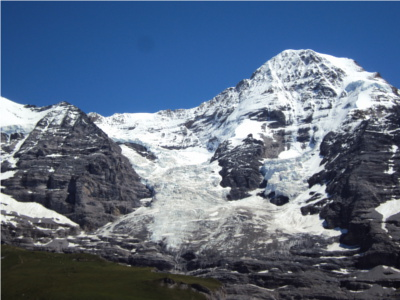
#> input picture Assignment_2/stitching_images/2Hill.JPG, 400 x 300 px
$ jupyter execute --allow-errors stitching.ipynb   (older library calls are emulated)
#> lines starting #> are read from the running program, lines starting #| are printed output that depends on the picture
[cell 1]
import cv2
import numpy as np
import matplotlib.pyplot as plt
import time
#SIFT

#load images
imgl = cv2.imread('2Hill.JPG')
#> imgl is the input picture: shape (300, 400, 3); mean B, G, R 131, 108.6, 93
imgr = cv2.imread('1Hill.JPG')
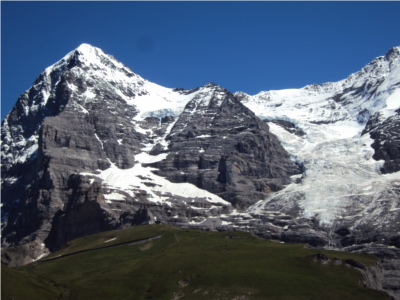
#> input picture Assignment_2/stitching_images/1Hill.JPG, 400 x 300 px
#> imgr is the input picture: shape (300, 400, 3); mean B, G, R 113.4, 95.7, 82.9

imgl = cv2.cvtColor(imgl, cv2.COLOR_BGR2RGB)
imgr = cv2.cvtColor(imgr, cv2.COLOR_BGR2RGB)

# Compute keypoints and descriptors
sift_obj = cv2.xfeatures2d.SIFT_create()

keypoints_l, descriptors_l = sift_obj.detectAndCompute(imgl, None)
#> keypoints_l = 1494 keypoints; strongest (x, y, size): (391, 171, 4.1), (394, 148, 4.2), (311, 193, 2.4), (51, 170, 2.9)
keypoints_r, descriptors_r = sift_obj.detectAndCompute(imgr, None)
#> keypoints_r = 1217 keypoints; strongest (x, y, size): (46, 95, 5.4), (34, 138, 4.3), (72, 87, 5.5), (92, 181, 2.8)

#time to compare speed of SIFT and SURF later on
keypoints_lf = sift_obj.detect(imgl, None)
#> keypoints_lf has the same summary as keypoints_l

[cell 2]
#PART 2 matching keypoints

# create BFMatcher object
bf = cv2.BFMatcher()#cv2.NORM_HAMMING, crossCheck=True)

# Match descriptors.
t1 = time.time()
matches = bf.match(descriptors_r,descriptors_l)
#> matches = 1217 matches
t_sift = (time.time()-t1)

# Sort them in the order of their distance.
matches = sorted(matches, key = lambda x:x.distance)

# Draw keypoints
imgmatch = cv2.drawMatches(imgr,keypoints_r,imgl,keypoints_l, matches[:20], imgr, flags=2)
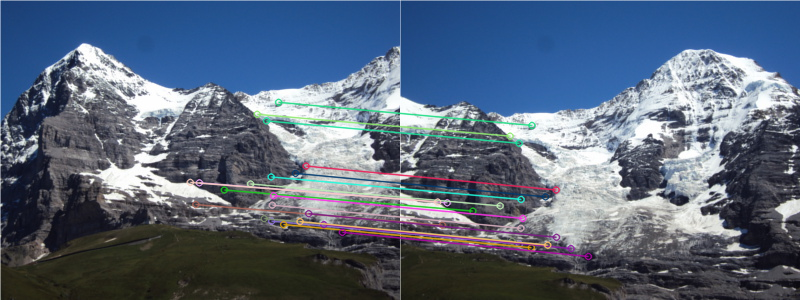
#> imgmatch: shape (300, 800, 3); mean R, G, B 88.7, 102.8, 122.6

plt.figure(figsize=(20,20))
plt.subplot(211)
plt.imshow(imgmatch)
plt.title("Matched Keypoints"), plt.xticks([]), plt.yticks([])
plt.show()
#part2 done

[cell 3]
#PART3 HOMOGRAPHY

# Arrange matching keypoints in two separate lists

def warpPerspectivePadded(
        src, dst_shape, M):
    """Performs an affine or Euclidean/rigid warp with padding.
    Parameters
    ----------
    src : image to be warped.
    dst : shape of static image i.e. dst.shape
    M : `3x3` Homography matrix.
    Returns
    -------
    src_warped : padded and warped source image
    """

    # it is enough to find where the corners of the image go to find
    # the padding bounds; points in clockwise order from origin
    _, src_w = src.shape[:2]
    lin_pts = np.array([
        [0, src_w],
        [0, 0]])
    # transform points
    transf_lin_pts = M[:, :2].dot(lin_pts) + M[:, 2].reshape(3, 1)

    # find min and max points
    min_x = np.floor(np.min(transf_lin_pts)).astype(int)
    max_x = np.ceil(np.max(transf_lin_pts)).astype(int)

    # add translation to the transformation matrix to shift to positive values
    anchor_x = 0
    if min_x < 0:
        anchor_x = -min_x
    shifted_transf = M + [[0, 0, anchor_x], [0, 0, 0], [0, 0, 0]]

    # create padded destination image
    dst_h, dst_w,_ = dst_shape
    dst_pad_w = anchor_x + dst_w + max(max_x, dst_w) - dst_w
    src_warped = cv2.warpPerspective(src, shifted_transf, (dst_pad_w, dst_h), borderMode=cv2.BORDER_CONSTANT, borderValue=0)
    return src_warped


GoodMatches = []

for i, m in enumerate(matches):
    GoodMatches.append((m.trainIdx, m.queryIdx))
#> after the loop, GoodMatches = 1217 pairs, first value 1 to 1493, second value 0 to 1216

mpr = np.float32([keypoints_r[i].pt for (__, i) in GoodMatches])
#> mpr = 1217 pairs, first value 2.46 to 396.7, second value 43.01 to 296.4
mpl = np.float32([keypoints_l[i].pt for (i, __) in GoodMatches])
#> mpl = 1217 pairs, first value 3.48 to 396.6, second value 50.93 to 297.2

# find homography and wrap image accordingly
H, hTrans = cv2.findHomography(mpr, mpl, cv2.RANSAC, 4)
#> H = [[1.12, -0.0598, -163], [0.109, 1.07, -3.04], [0.000349, -8.08e-05, 1]]; hTrans = 1217 values, max 1 at index 0, min 0 at index 486, mean 0.428

imgl_trans = warpPerspectivePadded(imgr, imgr.shape, H)
#> in warpPerspectivePadded, `transf_lin_pts = M[:, :2].dot(lin_pts) + M[:, 2].reshape(3, 1)`: transf_lin_pts = [[-163, 286.2], [-3.04, 40.55], [1, 1.14]]
#> in warpPerspectivePadded, `min_x = np.floor(np.min(transf_lin_pts)).astype(int)`: min_x = -164
#> in warpPerspectivePadded, `max_x = np.ceil(np.max(transf_lin_pts)).astype(int)`: max_x = 287
#> in warpPerspectivePadded, `anchor_x = -min_x`: anchor_x = 164
#> in warpPerspectivePadded, `shifted_transf = M + [[0, 0, anchor_x], [0, 0, 0], [0, 0, 0]]`: shifted_transf = [[1.12, -0.0598, 0.956], [0.109, 1.07, -3.04], [0.000349, -8.08e-05, 1]]
#> in warpPerspectivePadded, `dst_pad_w = anchor_x + dst_w + max(max_x, dst_w) - dst_w`: dst_pad_w = 564
#> in warpPerspectivePadded, `src_warped = cv2.warpPerspective(src, shifted_transf, (dst_pad_w, dst_..`:
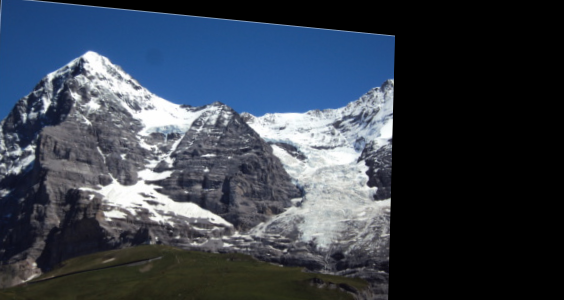
#> src_warped: shape (300, 564, 3); mean R, G, B 56.1, 65.1, 78.1
wimg = imgl_trans.copy()
#imgl_trans = cv2.warpPerspective(imgr, H, (imgr.shape[1],imgr.shape[0]))
#imgl_trans = cv2.warpPerspective(imgl, hTrans.dot(H))
imgl_trans[:,164:,:] = imgl

plt.figure(figsize=(20,20))
plt.subplot(121)
plt.imshow(wimg)
plt.title("warped")
plt.subplot(122)
plt.imshow(imgl_trans)
plt.title("manual panorama")

plt.show()
#part 3 done

[cell 4]
#PART4 pyramid stiching
#np.seterr(over='ignore')

A = cv2.copyMakeBorder(wimg, 0, 0, 0, 0, cv2.BORDER_CONSTANT)
B = imgl
B = cv2.copyMakeBorder(imgl, 0, 0, 0, A.shape[1] - B.shape[1], cv2.BORDER_CONSTANT)
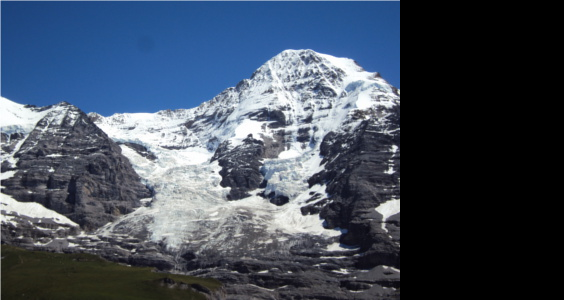
#> B: shape (300, 564, 3); mean R, G, B 65.9, 77.1, 92.9

height, width = B.shape[0:2]
#> height = 300; width = 564
tx, ty = 164, 0
M = np.float32([[1, 0, tx], [0, 1, ty]])
# also need to set the new size of the image
B = cv2.warpAffine(B, M, (width, height))

plt.figure(figsize=(16,16))
plt.subplot(121), plt.imshow(A)
plt.title('Pyramid Blending Mask')#, plt.xticks([]), plt.yticks([])
plt.subplot(122), plt.imshow(B)
plt.title('Pyramid Blending Mask')#, plt.xticks([]), plt.yticks([])
plt.show()


print(A.shape, B.shape)
#| (300, 564, 3) (300, 564, 3)
#A = cv2.cvtColor(A, cv2.COLOR_BGR2RGB)
#B = cv2.cvtColor(B, cv2.COLOR_BGR2RGB)
# parameters
g_size = 255  # gaussian mask blur size
depth = 3  # pyramid depth size

""" PYRAMID BLENDING """
row, col, dpt = A.shape
#> row = 300; col = 564; dpt = 3
# generate Gaussian pyramid for imgA
G = A.copy()
gp1 = [G]
for i in range(depth):
    G = cv2.pyrDown(G)
    gp1.append(G)
#> after the loop, gp1 = 4 items

# generate Gaussian pyramid for imgB
G = B.copy()
gp2 = [G]
for i in range(depth):
    G = cv2.pyrDown(G)
    gp2.append(G)
#> this loop made 3 passes
#> pass 1, `G = cv2.pyrDown(G)`:
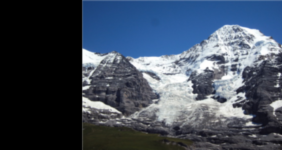
#> G: shape (150, 282, 3); mean R, G, B 65.9, 77, 92.9
#> after the loop, gp2 = 4 items

# generate Laplacian pyramid for imgA
lp1 = [gp1[depth-1]]  # store last gaussian image for top of lp pyramid
for i in range(depth-1,0,-1):
    # upsample lower pyramid
    hr = cv2.pyrUp(gp1[i], dstsize=(gp1[i-1].shape[1], gp1[i-1].shape[0]))
    lp = cv2.subtract(gp1[i-1], hr, cv2.CV_32F)  # subtract different levels
    lp1.append(lp)
#> this loop made 2 passes
#> pass 1, `hr = cv2.pyrUp(gp1[i], dstsize=(gp1[i-1].shape[1], gp1[i-1].shape[0]))`:
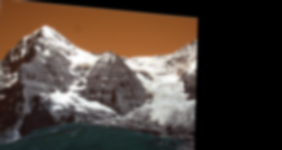
#> hr: shape (150, 282, 3); mean of channels 0, 1, 2 56.2, 65.2, 78.3; drawn as B, G, R
#> after the loop, lp1 = 3 items

# generate Laplacian pyramid for imgB
lp2 = [gp2[depth-1]]  # store last gaussian image for top of lp pyramid
for i in range(depth-1,0,-1):
    # upsample lower pyramid
    hr = cv2.pyrUp(gp2[i], dstsize=(gp2[i-1].shape[1], gp2[i-1].shape[0]))
    lp = cv2.subtract(gp2[i-1], hr, cv2.CV_32F)  # subtract different levels
    lp2.append(lp)
#> this loop made 2 passes
#> pass 1, `hr = cv2.pyrUp(gp2[i], dstsize=(gp2[i-1].shape[1], gp2[i-1].shape[0]))`:
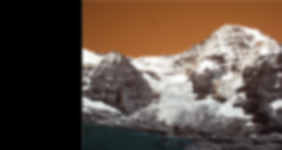
#> hr: shape (150, 282, 3); mean of channels 0, 1, 2 65.9, 77, 92.9; drawn as B, G, R
#> after the loop, lp2 = 3 items

# build Gaussian pyramid from selected region
mask = np.zeros((A.shape[0], A.shape[1]))
#start to 164 are 0, 164 to end are 1
mask[:, 250:] = 1
# blur mask
mask1 = cv2.GaussianBlur(mask, (g_size, g_size), 0)
# generate Gaussian pyramid
G = mask.copy()
GR = [G]

for i in range(depth):
    G = cv2.pyrDown(G)
    GR.append(G)

# add left and right halves of images in each level using Gaussian mask
LP_mask = []
i = 1
for la, lb in zip(lp1, lp2):
    idx = depth - i

    # Now blend
    #plt.imshow(np.uint8((1-GR[idx].reshape(GR[idx].shape[0],GR[idx].shape[1],1)) * la)); plt.show()
    #plt.imshow(np.uint8(GR[idx].reshape(GR[idx].shape[0],GR[idx].shape[1],1)*lb)); plt.show()
    lp = (1-GR[idx].reshape(GR[idx].shape[0],GR[idx].shape[1],1)) * la + \
         GR[idx].reshape(GR[idx].shape[0],GR[idx].shape[1],1) * lb
    lp = np.uint8(lp)  # convert back to uint8
    LP_mask.append(lp)
    i += 1
#> this loop made 3 passes
#> idx on passes 1 to 3: 2, 1, 0
#> pass 1, `lp = (1-GR[idx].reshape(GR[idx].shape[0],GR[idx].shape[1],1)) * la + \..`:
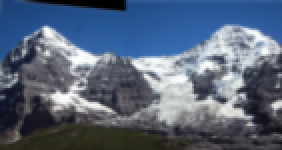
#> lp: shape (75, 141, 3) float64 (shown 2 times larger); mean R, G, B 87.3, 101.6, 122.6
#> pass 2, `lp = np.uint8(lp)`:
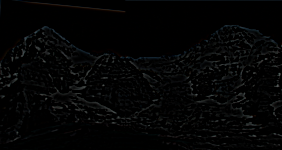
#> lp: shape (150, 282, 3); mean of channels 0, 1, 2 4.5, 4.4, 4; drawn as B, G, R
#> after the loop, LP_mask = 3 items; i = 4
    #print(i)
    #plt.imshow(lp); plt.show()


# now Gaussian mask reconstruct
rs_mask = LP_mask[0]
for i in range(1, depth):
    rs_mask = cv2.pyrUp(rs_mask)  # upsample current lp image
    rs_mask = cv2.add(rs_mask, LP_mask[i])  # add lp image
#> this loop made 2 passes
#> pass 2, `rs_mask = cv2.add(rs_mask, LP_mask[i])`:
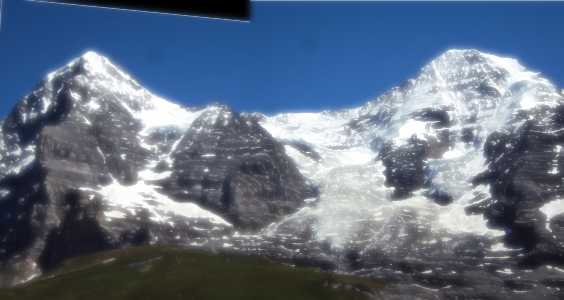
#> rs_mask: shape (300, 564, 3); mean R, G, B 96.2, 110.1, 130.3

#cv2.cvtColor(B, cv2.COLOR_BGR2RGB)
#cv2.cvtColor(B, cv2.COLOR_BGR2RGB)
# display results
plt.figure(figsize=(16,16))
plt.subplot(121), plt.imshow(rs_mask)
plt.title('Pyramid Blending'), plt.xticks([]), plt.yticks([])
plt.show()

#> (a cell that did not finish here is left out)

[cell 6]
# PART 2.2 matching keypoints
bf = cv2.BFMatcher()#cv2.NORM_HAMMING, crossCheck=True)

# Match descriptors.
t2 = time.time()
#> (the rest of this cell did not finish here and is left out)

[cell 7]
#part 3 find RANSAC and transform img3

GoodMatches = []

#> (the rest of this cell did not finish here and is left out)

#> (a cell that did not finish here is left out)

# Reasoning Questions:

### 1- Question 2.2.1:
The main difference is that SURF is faster than SIFT. However, there are other difference such as:
- keypoint detection: SIFT uses different scale images convoluted with Gaussian function, while SURF uses the original image convoluted with different scale box filter. SIFT also finds more keypoints.
- Dimension: SIFT is 128 and SURF is 64
- Description: SIFT takes the maximum gradient in a box, while SURF uses a Haar wavelet response to calculate each sector in a circular area.
- Density: Given the larger number of keypoints in SIFT, it is expected to have heigher density.
- source: https://ijarcce.com/wp-content/uploads/2016/04/nCORETech-7.pdf

The next cell shows statistics of the performance of the two detectors:

[cell 9]
print("Average number of keypoints for SIFT= ", (len(keypoints_l)+len(keypoints_r))/2)
#| Average number of keypoints for SIFT=  1355.5
#> (the rest of this cell did not finish here and is left out)
